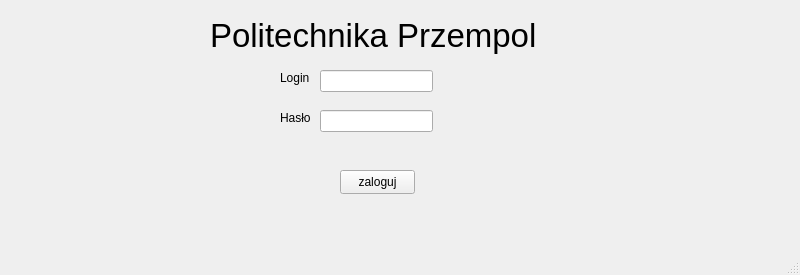
<?xml version="1.0" encoding="UTF-8"?>
<ui version="4.0">
 <class>MainWindow</class>
 <widget class="QMainWindow" name="MainWindow">
  <property name="geometry">
   <rect>
    <x>0</x>
    <y>0</y>
    <width>800</width>
    <height>275</height>
   </rect>
  </property>
  <property name="windowTitle">
   <string>MainWindow</string>
  </property>
  <widget class="QWidget" name="centralwidget">
   <widget class="QLineEdit" name="usernameLineEdit">
    <property name="geometry">
     <rect>
      <x>320</x>
      <y>70</y>
      <width>113</width>
      <height>22</height>
     </rect>
    </property>
   </widget>
   <widget class="QLineEdit" name="passwordLineEdit">
    <property name="geometry">
     <rect>
      <x>320</x>
      <y>110</y>
      <width>113</width>
      <height>22</height>
     </rect>
    </property>
   </widget>
   <widget class="QPushButton" name="loginButton">
    <property name="geometry">
     <rect>
      <x>340</x>
      <y>170</y>
      <width>75</width>
      <height>24</height>
     </rect>
    </property>
    <property name="text">
     <string>zaloguj</string>
    </property>
   </widget>
   <widget class="QLabel" name="label">
    <property name="geometry">
     <rect>
      <x>280</x>
      <y>70</y>
      <width>49</width>
      <height>16</height>
     </rect>
    </property>
    <property name="text">
     <string>Login</string>
    </property>
   </widget>
   <widget class="QLabel" name="label_2">
    <property name="geometry">
     <rect>
      <x>280</x>
      <y>110</y>
      <width>49</width>
      <height>16</height>
     </rect>
    </property>
    <property name="text">
     <string>Hasło</string>
    </property>
   </widget>
   <widget class="QLabel" name="label_3">
    <property name="geometry">
     <rect>
      <x>210</x>
      <y>10</y>
      <width>331</width>
      <height>51</height>
     </rect>
    </property>
    <property name="font">
     <font>
      <pointsize>25</pointsize>
     </font>
    </property>
    <property name="text">
     <string>Politechnika Przempol </string>
    </property>
   </widget>
  </widget>
  <widget class="QMenuBar" name="menubar">
   <property name="geometry">
    <rect>
     <x>0</x>
     <y>0</y>
     <width>800</width>
     <height>22</height>
    </rect>
   </property>
  </widget>
  <widget class="QStatusBar" name="statusbar"/>
 </widget>
 <resources/>
 <connections/>
</ui>
